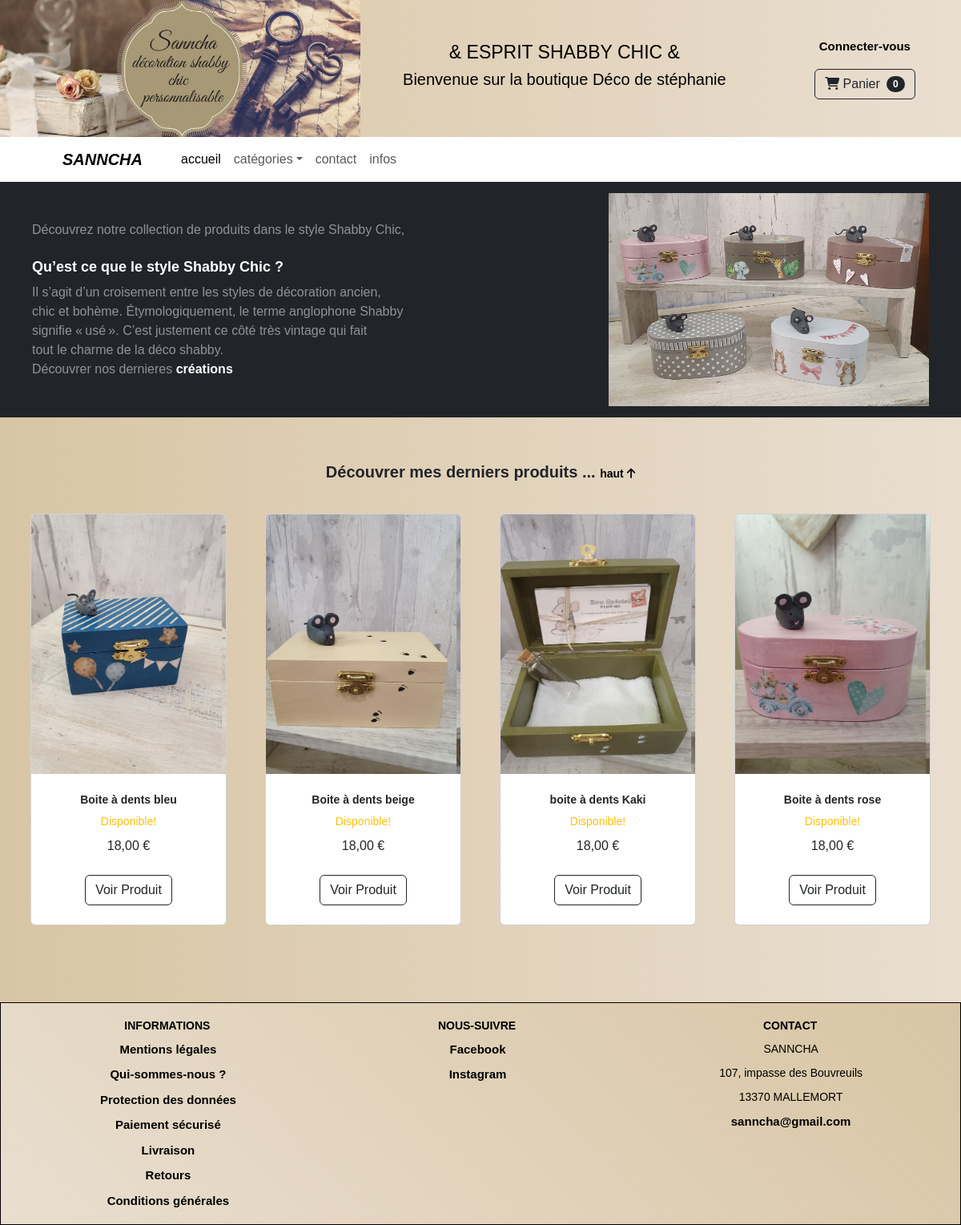
/store/, run on the app's committed database.
### product/models.py (models this page shows, shortened)
class Product(models.Model):
	category = models.ForeignKey(
			Category,
			related_name="products",
			on_delete=models.CASCADE,
	)
	name = models.CharField(max_length=150)
	slug = models.SlugField(max_length=150)
	image = models.ImageField(upload_to='uploads/product/', blank=True)
	description = models.CharField(max_length=250, default='', blank=True, null=True)
	price = models.DecimalField(default=0, decimal_places=2, max_digits=6)
	available = models.BooleanField(default=True)
	created = models.DateTimeField(auto_now_add=True)
	updated = models.DateTimeField(auto_now=True)
	quantity = models.IntegerField(default=0)
	max_width = 800

### store/views.py (the view)
# urls.py: path("", home, name="home"),
def home(request):
	products = Product.objects.all()[:4]
	for prod in products:
		print(prod.image)
	return render(request, 'store/home.html', {"products": products})

### cart/cart.py (called while the page is built)
	def __len__(self):
		return sum(item['quantity'] for item in self.cart.values())

### cart/context_processors.py (called while the page is built)
def cart(request):
	return {'cart': Cart(request)}

### store/templates/store/home.html (shortened to what this page needs)
{% extends 'base.html' %}
{% load static %}
{% block css %}
    <link rel="stylesheet"
          type="text/css"
          href="{% static 'css/style.css' %}">
{% endblock css %}
{% block content %}
        <div class="home-info">
            <header class="bg-dark py-1">
                <div class="container">
                    <div class="text-left" style="color: white;">
                        <p class="lead fw-normal text-white-50 mb-0" style="font-size: 16px;">Découvrez notre collection de produits dans le style Shabby Chic,</p><br/>
                        <h3>Qu’est ce que le style Shabby Chic ?</h3>
                        <p class="lead fw-normal text-white-50 mb-0" style="font-size: 16px;">Il s’agit d’un croisement entre les styles de décoration ancien,</p>
                        <p class="lead fw-normal text-white-50 mb-0" style="font-size: 16px;">chic et bohème. Étymologiquement, le terme anglophone Shabby</p>
                        <p class="lead fw-normal text-white-50 mb-0" style="font-size: 16px;">signifie « usé ». C’est justement ce côté très vintage qui fait</p>
                        <p class="lead fw-normal text-white-50 mb-0" style="font-size: 16px;">tout le charme de la déco shabby.</p>
                        <p class="lead fw-normal text-white-50 mb-0" style="font-size: 16px;">Découvrer nos dernieres <a href="#new-prod" style="color: white;">créations</a></p>
                    </div>
                    <div class="text-right text-white">
                        <img src="{% static 'assets/photo_index1.jpg' %}">
                    </div>
                </div>
            </header>
        </div>
        <div id="new-prod">
            <section class="py-5">
                <div class="container px-2 px-lg-2 mt-2">
                    <h2 style="text-align: center; font-weight: 600; margin-bottom: 40px;">
                        Découvrer mes derniers produits ...
                        <a href="#navbar" style="font-size: 14px;">  haut <i class="fa-solid fa-arrow-up"></i></a>
                    </h2>
                    <div class="row gx-4 gx-lg-5 row-cols-2 row-cols-md-3 row-cols-xl-4 justify-content-center">
                    {% for product in products %}
                        {% if not product.available %}
                        <div class="col mb-5">
                            <div class="card h-100">
                                <div class="badge bg-dark text-white position-absolute" style="top: 0.5rem; right: 0.5rem">Epuisé</div>
                                {% if product.image %}
                                    <img class="card-img-top" src="{{ product.image.url }}">
                                {% else %}
                                    <img class="card-img-top" src="{% static 'assets/no_image.png' %}" alt="">
                                {% endif %}
                                <div class="card-body p-4">
                                    <div class="text-center">
                                        <h5 class="fw-bolder">{{ product.name }}</h5>
                                        <div class="d-flex justify-content-center small text-warning mb-2">
                                            <div class="bi-star-fill"></div>
                                            &nbsp;&nbsp;Non Disponible!&nbsp;&nbsp;
                                            <div class="bi-star-fill"></div>
                                        </div>
                                        <strike>
                                        {{ product.price }} €
                                        </strike>
                                        &nbsp;
                                    </div>
                                </div>
                                <div class="card-footer p-4 pt-0 border-top-0 bg-transparent">
                                    <div class="text-center">
                                        <a class="btn btn-outline-dark mt-auto" href="{% url 'product' product.id  %}#product">Voir Produit</a>
                                    </div>
                                </div>
                            </div>
                        </div>
                        {% else %}
                    <div class="col mb-5">
                            <div class="card h-100">
                                {% if product.image %}
                                    <img class="card-img-top" src="{{ product.image.url }}">
                                {% else %}
                                    <img class="card-img-top" src="{% static 'assets/no_image.png' %}" alt="">
                                {% endif %}
                                <div class="card-body p-4">
                                    <div class="text-center">
                                        <h5 class="fw-bolder">{{ product.name }}</h5>
                                        <div class="d-flex justify-content-center small text-warning mb-2">
                                            &nbsp;&nbsp;Disponible!&nbsp;&nbsp;
                                        </div>
                                        {{ product.price }} €
                                    </div>
                                </div>
                                <div class="card-footer p-4 pt-0 border-top-0 bg-transparent">
                                    <div class="text-center"><a class="btn btn-outline-dark mt-auto" href="{% url 'product' product.id %}#product">Voir Produit</a></div>
                                </div>
                            </div>
                        </div>
                            {% endif %}
                        {% endfor %}
                </div>
            </section>
        </div>
{% endblock content %}

### static/css/style.css (style rules this page uses)
* { padding: 0px; margin: 0px; font-family: Arial, Helvetica, sans-serif; }
body { background: linear-gradient(90deg, #d8c5a3, #e9ded0); padding: 0px; margin: 0px; }
h2 { font-size: 20px; }
h3 { font-size: 18px; font-weight: 600; }
h5 { font-size: 14px; font-weight: 600; }
a { text-decoration: none; color: black; font-weight: 600; position: relative; }
a::before { position: absolute; right: 0; left: 0; bottom: 0px; margin: auto; width: 0%; content: ''; color: transparent; background: black; height: 0px; transition: all 0.3sec; }
.home-info { width: 100%; margin-top: 0px; margin-bottom: 0px; }
.home-info .container { width: 95%; display: flex; flex-wrap: wrap; padding: 10px; justify-content: space-between; }
.home-info .container .text-left { align-self: center; }
.home-info .container .text-right { text-align: center; }
.home-info .container .text-right img { display: block; max-width: 400px; min-width: 250px; }

### data on the page
Product: image (picture), name "Boite à dents bleu", price "18,00"
Product: image (picture), name "Boite à dents beige", price "18,00"
Product: image (picture), name "boite à dents Kaki", price "18,00"
Product: image (picture), name "Boite à dents rose", price "18,00"
